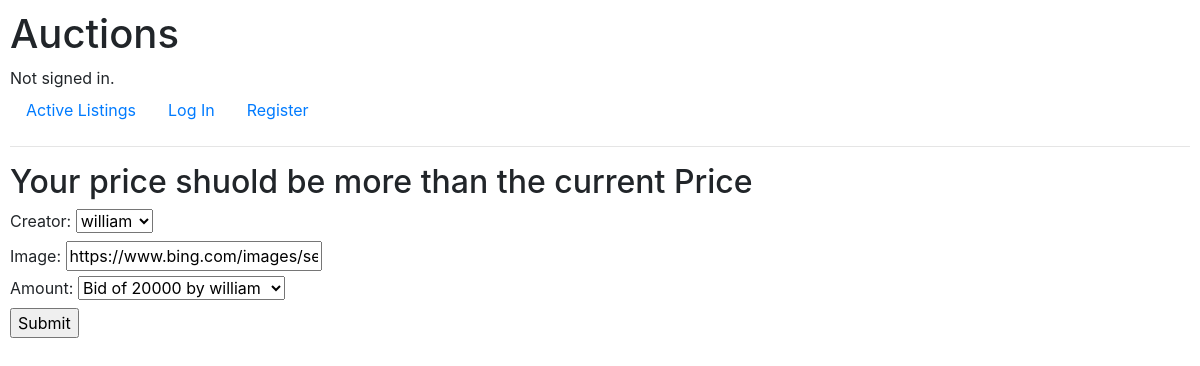
The app's page /placeBid/1, older data.
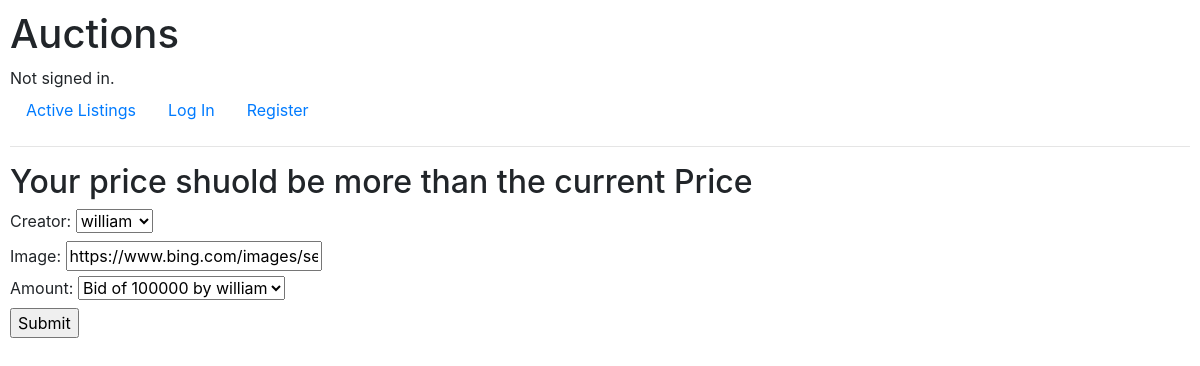
The same page, newer data.
### auctions/models.py (models this page shows, shortened)
class Listing(models.Model):
    creator=models.ForeignKey(User,on_delete=models.CASCADE,related_name='creates',default='')
    name=models.CharField(max_length=200)
    image=models.URLField(default='')
    description=models.CharField(max_length=400)
    amount=models.OneToOneField('Bid',related_name='price',on_delete=models.CASCADE)
    category=models.ForeignKey('Category',on_delete=models.CASCADE)
    status=models.BooleanField()
    watchlist=models.ManyToManyField(User,related_name='watchlists',null=True,blank=True)

### auctions/views.py (the view)
# urls.py: path('placeBid/<int:pk>',views.placeBid,name="placeBid"),
def placeBid(request, pk):
    product = get_object_or_404(Listing, id=pk)
    if request.method == 'POST':
        form = BidForm(request.POST, instance=product)
        if form.is_valid():
            form.save()
            return redirect('detailed',id=pk)
        else:
            print('The form was not valid!!')
    else:
        form=BidForm(instance=product)
        product = get_object_or_404(Listing, id=pk)
        return render(request, 'auctions/placebid.html',{
            'form':form,
            'product':product
        })

### auctions/forms.py
class BidForm(forms.ModelForm):
    class Meta:
        model = Listing
        exclude = ['status','category','description','name','watchlist']

### auctions/models.py (called while the page is built)
    def __str__(self):
        return f"Bid of {self.bid_amount} by {self.bidder}"

### auctions/templates/auctions/placebid.html
{% extends "auctions/layout.html" %}
{% block body %}
    <h2>Your price shuold be more than the current Price</h2>
        <form action="{% url 'placeBid' product.id %}" method="post">{% csrf_token %}
            {{form}}
            <input type="submit">
        </form>
{% endblock %}

Row changes from the older to the newer data that the page shows:
changed Listing "william": amount "Bid of 20000 by william" → "Bid of 100000 by william"
